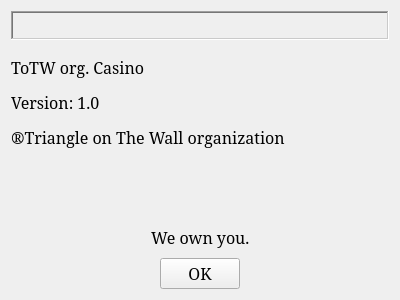
<?xml version="1.0" encoding="UTF-8"?>
<ui version="4.0">
 <class>About</class>
 <widget class="QWidget" name="About">
  <property name="geometry">
   <rect>
    <x>0</x>
    <y>0</y>
    <width>400</width>
    <height>300</height>
   </rect>
  </property>
  <property name="font">
   <font>
    <family>Garamond</family>
    <pointsize>12</pointsize>
   </font>
  </property>
  <property name="windowTitle">
   <string>Form</string>
  </property>
  <layout class="QVBoxLayout" name="verticalLayout_2" stretch="1,6,1,1">
   <item>
    <widget class="QLabel" name="label">
     <property name="frameShape">
      <enum>QFrame::Shape::WinPanel</enum>
     </property>
     <property name="frameShadow">
      <enum>QFrame::Shadow::Sunken</enum>
     </property>
     <property name="text">
      <string>&lt;html&gt;&lt;head/&gt;&lt;body&gt;&lt;p&gt;&lt;img src=&quot;:/res/img/res/longlogoabout.png&quot;/&gt;&lt;/p&gt;&lt;/body&gt;&lt;/html&gt;</string>
     </property>
     <property name="alignment">
      <set>Qt::AlignmentFlag::AlignCenter</set>
     </property>
    </widget>
   </item>
   <item>
    <widget class="QLabel" name="label_2">
     <property name="text">
      <string>&lt;html&gt;&lt;head/&gt;&lt;body&gt;&lt;p&gt;ToTW org. Casino&lt;/p&gt;&lt;p&gt;Version: 1.0&lt;/p&gt;&lt;p&gt;®️Triangle on The Wall organization&lt;/p&gt;&lt;p&gt;&lt;br/&gt;&lt;/p&gt;&lt;/body&gt;&lt;/html&gt;</string>
     </property>
    </widget>
   </item>
   <item>
    <layout class="QHBoxLayout" name="horizontalLayout">
     <item>
      <spacer name="horizontalSpacer">
       <property name="orientation">
        <enum>Qt::Orientation::Horizontal</enum>
       </property>
       <property name="sizeHint" stdset="0">
        <size>
         <width>40</width>
         <height>20</height>
        </size>
       </property>
      </spacer>
     </item>
     <item>
      <widget class="QLabel" name="label_3">
       <property name="text">
        <string>We own you.</string>
       </property>
      </widget>
     </item>
     <item>
      <spacer name="horizontalSpacer_2">
       <property name="orientation">
        <enum>Qt::Orientation::Horizontal</enum>
       </property>
       <property name="sizeHint" stdset="0">
        <size>
         <width>40</width>
         <height>20</height>
        </size>
       </property>
      </spacer>
     </item>
    </layout>
   </item>
   <item>
    <layout class="QHBoxLayout" name="horizontalLayout_2">
     <item>
      <spacer name="horizontalSpacer_3">
       <property name="orientation">
        <enum>Qt::Orientation::Horizontal</enum>
       </property>
       <property name="sizeHint" stdset="0">
        <size>
         <width>40</width>
         <height>20</height>
        </size>
       </property>
      </spacer>
     </item>
     <item>
      <widget class="QPushButton" name="pushButton">
       <property name="text">
        <string>OK</string>
       </property>
      </widget>
     </item>
     <item>
      <spacer name="horizontalSpacer_4">
       <property name="orientation">
        <enum>Qt::Orientation::Horizontal</enum>
       </property>
       <property name="sizeHint" stdset="0">
        <size>
         <width>40</width>
         <height>20</height>
        </size>
       </property>
      </spacer>
     </item>
    </layout>
   </item>
  </layout>
 </widget>
 <resources/>
 <connections/>
</ui>
